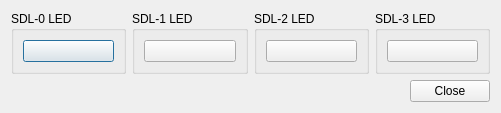
<?xml version="1.0" encoding="UTF-8"?>
<ui version="4.0">
 <class>ControllerLEDSettingsDialog</class>
 <widget class="QDialog" name="ControllerLEDSettingsDialog">
  <property name="geometry">
   <rect>
    <x>0</x>
    <y>0</y>
    <width>501</width>
    <height>108</height>
   </rect>
  </property>
  <property name="windowTitle">
   <string>Controller LED Settings</string>
  </property>
  <layout class="QGridLayout" name="gridLayout">
   <item row="0" column="0">
    <widget class="QGroupBox" name="groupBox">
     <property name="title">
      <string>SDL-0 LED</string>
     </property>
     <layout class="QVBoxLayout" name="verticalLayout_4">
      <item>
       <widget class="ColorPickerButton" name="SDL0LED"/>
      </item>
     </layout>
    </widget>
   </item>
   <item row="0" column="1">
    <widget class="QGroupBox" name="groupBox_2">
     <property name="title">
      <string>SDL-1 LED</string>
     </property>
     <layout class="QVBoxLayout" name="verticalLayout_3">
      <item>
       <widget class="ColorPickerButton" name="SDL1LED"/>
      </item>
     </layout>
    </widget>
   </item>
   <item row="0" column="2">
    <widget class="QGroupBox" name="groupBox_3">
     <property name="title">
      <string>SDL-2 LED</string>
     </property>
     <layout class="QVBoxLayout" name="verticalLayout_2">
      <item>
       <widget class="ColorPickerButton" name="SDL2LED"/>
      </item>
     </layout>
    </widget>
   </item>
   <item row="0" column="3">
    <widget class="QGroupBox" name="groupBox_4">
     <property name="title">
      <string>SDL-3 LED</string>
     </property>
     <layout class="QVBoxLayout" name="verticalLayout">
      <item>
       <widget class="ColorPickerButton" name="SDL3LED"/>
      </item>
     </layout>
    </widget>
   </item>
   <item row="1" column="0" colspan="4">
    <widget class="QDialogButtonBox" name="buttonBox">
     <property name="standardButtons">
      <set>QDialogButtonBox::Close</set>
     </property>
    </widget>
   </item>
  </layout>
 </widget>
 <customwidgets>
  <customwidget>
   <class>ColorPickerButton</class>
   <extends>QPushButton</extends>
   <header>colorpickerbutton.h</header>
  </customwidget>
 </customwidgets>
 <resources/>
 <connections/>
</ui>
